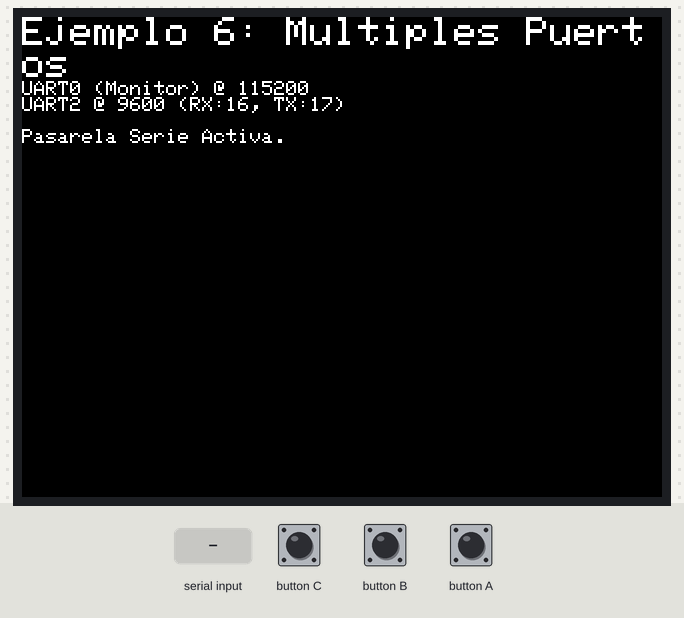
Bench run of a sketch on a simulated ESP32. Parts: 320×240 colour display. Inputs (shaded band) come from the test bench. What the sketch prints to the serial monitor is not drawn.

Above: at 1.5 s.
1.6 s: byte 30 received over Serial
At 2.8 s:
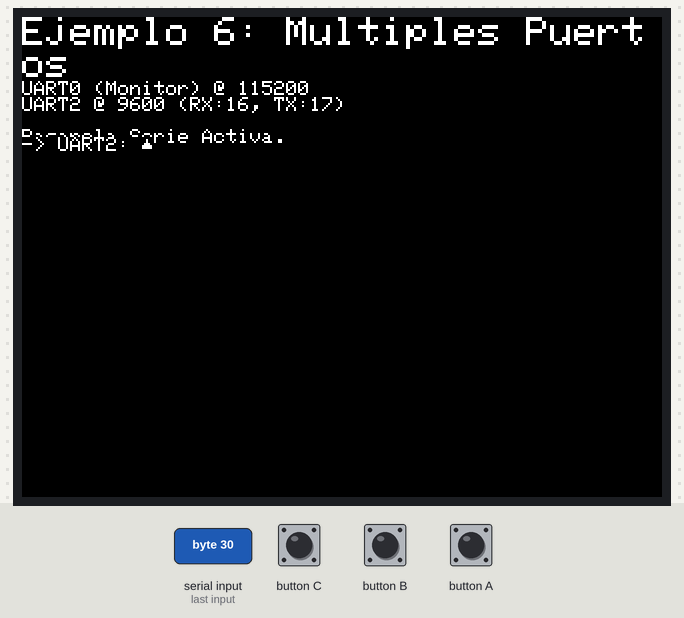
3.1 s: byte 90 received over Serial
4.6 s: byte 120 received over Serial
Timing chart, 0 to 7.6 s (numbered marks = the images above; inputs shaded):
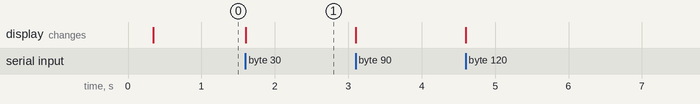

Measured:
- after the input at 1.6 s, the display: changes at once (image 1)

The sketch:

06_Multiple_Serial_Ports.ino
```cpp
// 6. Uso de Múltiples Puertos Serie (para M5Stack)
#include <M5Stack.h>

// El ESP32 tiene 3 UARTs. UART0 es 'Serial'. Usaremos UART2 para 'MySerial'.
// (UART1 a menudo se usa para la memoria PSRAM, por lo que UART2 es una opción más segura).
HardwareSerial MySerial(2);

void setup() {
  // Inicializa el M5Stack.
  M5.begin();

  // Inicia el puerto serie principal (conectado al monitor USB).
  Serial.begin(115200);
  delay(100);

  // --- Iniciar el Segundo Puerto Serie (UART2) ---
  // Para este ejemplo, usaremos los pines GPIO 16 (RX) y 17 (TX).
  // Estos son pines comunes y están disponibles en el M5Stack.
  int rxPin = 16;
  int txPin = 17;
  MySerial.begin(9600, SERIAL_8N1, rxPin, txPin);

  // Muestra información en la pantalla del M5Stack.
  M5.Lcd.fillScreen(BLACK);
  M5.Lcd.setCursor(0, 0);
  M5.Lcd.setTextSize(2);
  M5.Lcd.println("Ejemplo 6: Multiples Puertos");
  M5.Lcd.setTextSize(1);
  M5.Lcd.printf("UART0 (Monitor) @ 115200\n");
  M5.Lcd.printf("UART2 @ 9600 (RX:%d, TX:%d)\n", rxPin, txPin);
  M5.Lcd.println("\nPasarela Serie Activa.");

  Serial.println("Monitor Serie (UART0) inicializado.");
  Serial.println("Puerto Serie 2 (UART2) inicializado.");
  Serial.println("Actuando como pasarela (gateway)...");
}

void loop() {
  M5.update();

  // --- Pasarela Serie (Serial Gateway) ---
  // De Monitor USB (Serial) a UART2 (MySerial)
  if (Serial.available()) {
    char c = Serial.read();
    MySerial.write(c);
    M5.Lcd.setCursor(0, 60);
    M5.Lcd.print("-> UART2: ");
    M5.Lcd.print(c);
  }

  // De UART2 (MySerial) a Monitor USB (Serial)
  if (MySerial.available()) {
    char c = MySerial.read();
    Serial.write(c);
    M5.Lcd.setCursor(0, 80);
    M5.Lcd.print("<- UART0: ");
    M5.Lcd.print(c);
  }
}
```
